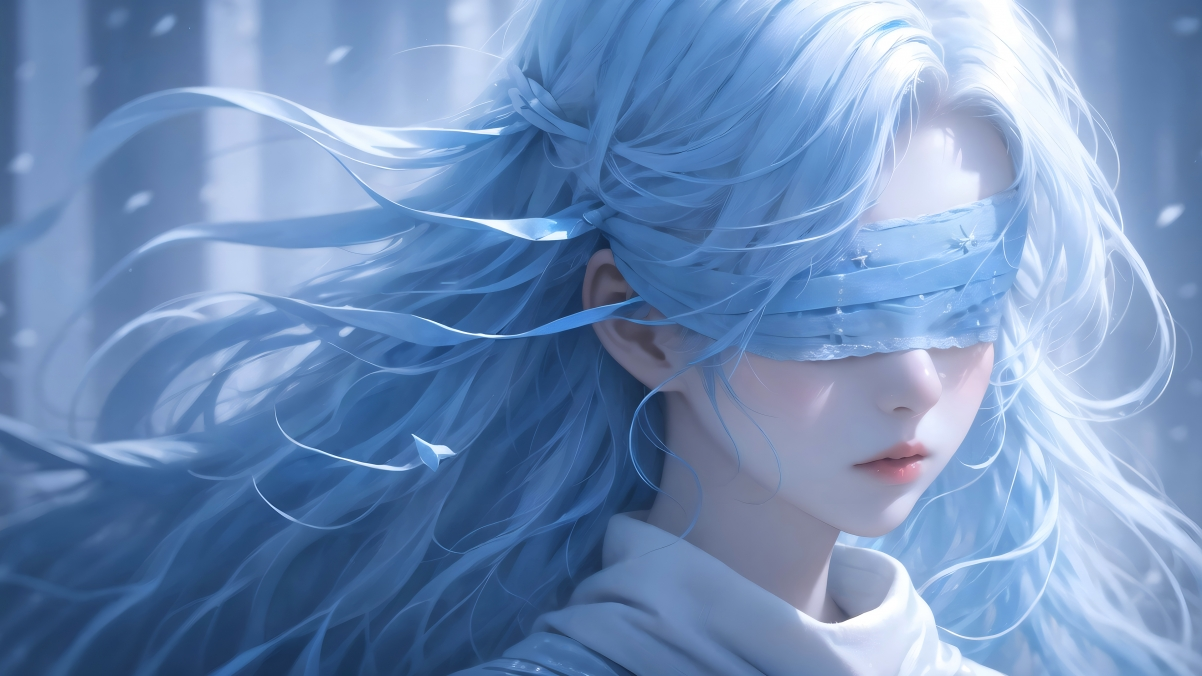
#> input picture 34-张鹏/第五周/test.png, 1202 x 676 px
$ python warped.py
#> lines starting #> are read from the running program, lines starting #| are printed output that depends on the picture
import cv2
import numpy as np

def perspective_transform(image, src_points, dst_points):
    # 计算透视变换矩阵
    M = cv2.getPerspectiveTransform(src_points, dst_points)

    # 应用透视变换
    warped = cv2.warpPerspective(image, M, (image.shape[1], image.shape[0]))

    return warped

if __name__ == "__main__":
    # 读取图像
    image = cv2.imread('test.png')
#> image is the input picture: shape (676, 1202, 3); mean B, G, R 184.7, 142.5, 112.5

    # 定义源点和目标点
    src_points = np.float32([[150, 100], [400, 100], [80, 400], [480, 400]])
    dst_points = np.float32([[0, 0], [300, 0], [0, 400], [300, 400]])

    # 应用透视变换
    warped_image = perspective_transform(image, src_points, dst_points)
#> in perspective_transform, `warped = cv2.warpPerspective(image, M, (image.shape[1], image.shape[0]))`:
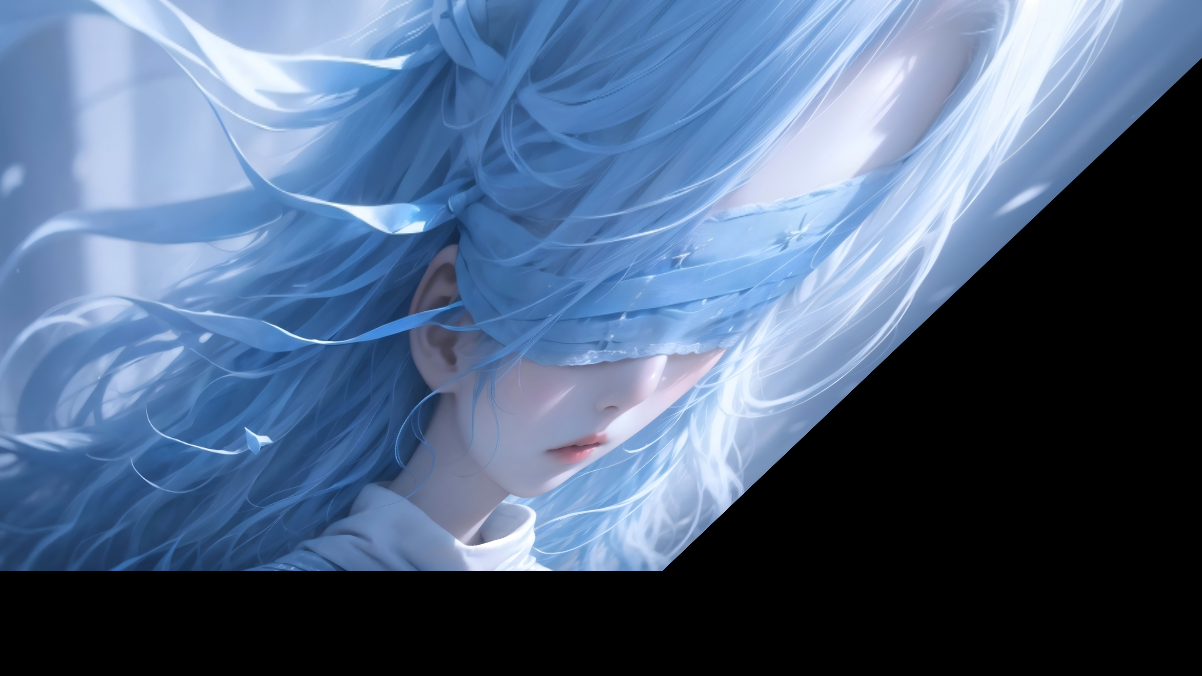
#> warped: shape (676, 1202, 3); mean B, G, R 129.4, 100.3, 79.3

    # 显示结果
    cv2.imshow('Original Image', image)
    cv2.imshow('Warped Image', warped_image)
    cv2.waitKey(0)
    cv2.destroyAllWindows()
